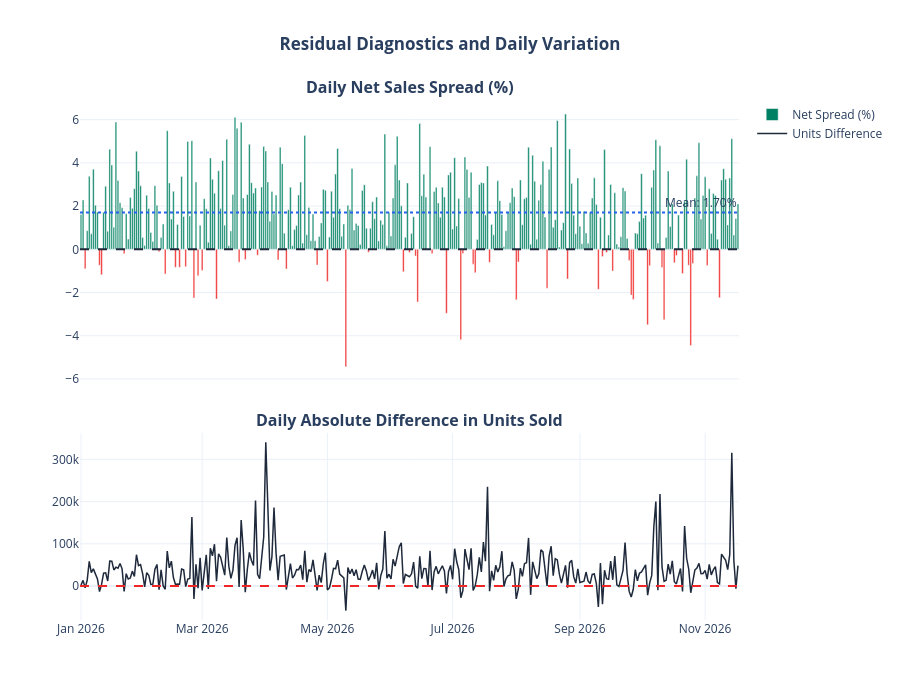

The code cell stored with this chart in its notebook:
### Markdown cell above
## 5. Residual, Spread, and Daily Percentage Change Analysis

We analyze the daily percentage variation $[(\text{Test}_t - \text{Control}_t) / \text{Control}_t] \times 100\%$ and the statistical distribution of the residuals (checking for symmetry and proximity to zero).

### Code cell
# Daily difference calculations
df_diff = pd.DataFrame(index=daily_piv.index)
for m in ['qty_sold', 'net_sales', 'gross_sales']:
    df_diff[f'{m}_diff'] = daily_piv[(m, 'test')] - daily_piv[(m, 'control')]
    df_diff[f'{m}_diff_pct'] = (df_diff[f'{m}_diff'] / daily_piv[(m, 'control')]) * 100

# Residuals chart
fig = make_subplots(
    rows=2, cols=1, shared_xaxes=True, vertical_spacing=0.10,
    row_heights=[0.6, 0.4],
    subplot_titles=(
        '<b>Daily Net Sales Spread (%)</b>',
        '<b>Daily Absolute Difference in Units Sold</b>'
    )
)

# Dynamic colors for the spread
colors_spread = [PALETTE['test'] if x >= 0 else PALETTE['accent'] for x in df_diff['net_sales_diff_pct']]

fig.add_trace(
    go.Bar(x=df_diff.index, y=df_diff['net_sales_diff_pct'], name='Net Spread (%)', marker_color=colors_spread),
    row=1, col=1
)
fig.add_hline(y=0, line_dash='dash', line_color='#1E293B', row=1, col=1)
fig.add_hline(y=df_diff['net_sales_diff_pct'].mean(), line_color='#2563EB', line_dash='dot',
              annotation_text=f'Mean: {df_diff["net_sales_diff_pct"].mean():.2f}%', row=1, col=1)

# Quantity difference
fig.add_trace(
    go.Scatter(x=df_diff.index, y=df_diff['qty_sold_diff'], mode='lines', name='Units Difference', line=dict(color=PALETTE['dark'], width=1.5)),
    row=2, col=1
)
fig.add_hline(y=0, line_dash='dash', line_color='#EE2726', row=2, col=1)

fig.update_layout(
    title=dict(text='<b>Residual Diagnostics and Daily Variation</b>', x=0.5),
    template='plotly_white',
    height=700,
    hovermode='x unified'
)
fig.show()

### Figure 1 — Plotly figure (JSON) as saved in the notebook; plotly's stock layout.template omitted (floating-point values rounded to 4 significant figures; data arrays with more than 128 entries replaced by an {"elided": "..."} marker saying what was removed)
{"data": [{"marker": {"color": {"elided": "321 str values"}}, "name": "Net Spread (%)", "type": "bar", "x": {"elided": "321 str values"}, "xaxis": "x", "y": {"elided": "321 float values"}, "yaxis": "y"}, {"line": {"color": "#1E293B", "width": 1.5}, "mode": "lines", "name": "Units Difference", "type": "scatter", "x": {"elided": "321 str values"}, "xaxis": "x2", "y": {"elided": "321 int values"}, "yaxis": "y2"}], "layout": {"annotations": [{"font": {"size": 16}, "showarrow": false, "text": "<b>Daily Net Sales Spread (%)</b>", "x": 0.5, "xanchor": "center", "xref": "paper", "y": 1, "yanchor": "bottom", "yref": "paper"}, {"font": {"size": 16}, "showarrow": false, "text": "<b>Daily Absolute Difference in Units Sold</b>", "x": 0.5, "xanchor": "center", "xref": "paper", "y": 0.36, "yanchor": "bottom", "yref": "paper"}, {"showarrow": false, "text": "Mean: 1.70%", "x": 1, "xanchor": "right", "xref": "x domain", "y": 1.7, "yanchor": "bottom", "yref": "y"}], "height": 700, "hovermode": "x unified", "shapes": [{"line": {"color": "#1E293B", "dash": "dash"}, "type": "line", "x0": 0, "x1": 1, "xref": "x domain", "y0": 0, "y1": 0, "yref": "y"}, {"line": {"color": "#2563EB", "dash": "dot"}, "type": "line", "x0": 0, "x1": 1, "xref": "x domain", "y0": 1.7, "y1": 1.7, "yref": "y"}, {"line": {"color": "#EE2726", "dash": "dash"}, "type": "line", "x0": 0, "x1": 1, "xref": "x2 domain", "y0": 0, "y1": 0, "yref": "y2"}], "title": {"text": "<b>Residual Diagnostics and Daily Variation</b>", "x": 0.5}, "xaxis": {"anchor": "y", "domain": [0, 1], "matches": "x2", "showticklabels": false}, "xaxis2": {"anchor": "y2", "domain": [0, 1]}, "yaxis": {"anchor": "x", "domain": [0.46, 1]}, "yaxis2": {"anchor": "x2", "domain": [0, 0.36]}}}
